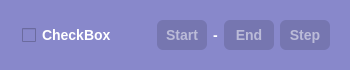
<?xml version="1.0" encoding="UTF-8"?>
<ui version="4.0">
 <class>RangeOptionWidget</class>
 <widget class="QWidget" name="RangeOptionWidget">
  <property name="geometry">
   <rect>
    <x>0</x>
    <y>0</y>
    <width>350</width>
    <height>66</height>
   </rect>
  </property>
  <property name="font">
   <font>
    <pointsize>-1</pointsize>
    <weight>75</weight>
    <bold>true</bold>
   </font>
  </property>
  <property name="windowTitle">
   <string>Form</string>
  </property>
  <property name="styleSheet">
   <string notr="true">QWidget{background-color: rgb(136, 136, 203);
color:White;
font-weight:bold;
font-size: 14px;}

QLineEdit {
	font-size: 14px;
	text-align: center;
}

QGroupBox{
	border: 1px transparent;
	border-radius: 10px;
}</string>
  </property>
  <layout class="QHBoxLayout" name="horizontalLayout">
   <item>
    <widget class="QGroupBox" name="MainGroupBox">
     <property name="sizePolicy">
      <sizepolicy hsizetype="Preferred" vsizetype="Fixed">
       <horstretch>0</horstretch>
       <verstretch>0</verstretch>
      </sizepolicy>
     </property>
     <property name="title">
      <string/>
     </property>
     <layout class="QHBoxLayout" name="horizontalLayout_2">
      <item>
       <widget class="QCheckBox" name="OptionName">
        <property name="sizePolicy">
         <sizepolicy hsizetype="Preferred" vsizetype="Preferred">
          <horstretch>0</horstretch>
          <verstretch>0</verstretch>
         </sizepolicy>
        </property>
        <property name="minimumSize">
         <size>
          <width>50</width>
          <height>30</height>
         </size>
        </property>
        <property name="maximumSize">
         <size>
          <width>270</width>
          <height>30</height>
         </size>
        </property>
        <property name="cursor">
         <cursorShape>PointingHandCursor</cursorShape>
        </property>
        <property name="styleSheet">
         <string notr="true">padding-left:2px</string>
        </property>
        <property name="text">
         <string>CheckBox</string>
        </property>
       </widget>
      </item>
      <item>
       <spacer name="horizontalSpacer">
        <property name="orientation">
         <enum>Qt::Horizontal</enum>
        </property>
        <property name="sizeHint" stdset="0">
         <size>
          <width>20</width>
          <height>20</height>
         </size>
        </property>
       </spacer>
      </item>
      <item>
       <widget class="QLineEdit" name="StartLineEdit">
        <property name="sizePolicy">
         <sizepolicy hsizetype="Fixed" vsizetype="Fixed">
          <horstretch>0</horstretch>
          <verstretch>0</verstretch>
         </sizepolicy>
        </property>
        <property name="minimumSize">
         <size>
          <width>50</width>
          <height>20</height>
         </size>
        </property>
        <property name="maximumSize">
         <size>
          <width>50</width>
          <height>30</height>
         </size>
        </property>
        <property name="styleSheet">
         <string notr="true">font-size: 14px;
padding: 5px;
border: 1px transparent;
border-radius: 6px;
background: rgb(118, 118, 176);
</string>
        </property>
        <property name="alignment">
         <set>Qt::AlignCenter</set>
        </property>
        <property name="placeholderText">
         <string>Start</string>
        </property>
       </widget>
      </item>
      <item>
       <widget class="QLabel" name="DashLabel">
        <property name="sizePolicy">
         <sizepolicy hsizetype="Fixed" vsizetype="Fixed">
          <horstretch>0</horstretch>
          <verstretch>0</verstretch>
         </sizepolicy>
        </property>
        <property name="text">
         <string>-</string>
        </property>
       </widget>
      </item>
      <item>
       <widget class="QLineEdit" name="EndLineEdit">
        <property name="sizePolicy">
         <sizepolicy hsizetype="Fixed" vsizetype="Fixed">
          <horstretch>0</horstretch>
          <verstretch>0</verstretch>
         </sizepolicy>
        </property>
        <property name="minimumSize">
         <size>
          <width>50</width>
          <height>30</height>
         </size>
        </property>
        <property name="maximumSize">
         <size>
          <width>50</width>
          <height>30</height>
         </size>
        </property>
        <property name="styleSheet">
         <string notr="true">font-size: 14px;
padding: 5px;
border: 1px transparent;
border-radius: 6px;
background: rgb(118, 118, 176);
</string>
        </property>
        <property name="alignment">
         <set>Qt::AlignCenter</set>
        </property>
        <property name="placeholderText">
         <string>End</string>
        </property>
       </widget>
      </item>
      <item>
       <widget class="QLineEdit" name="StepLineEdit">
        <property name="sizePolicy">
         <sizepolicy hsizetype="Fixed" vsizetype="Fixed">
          <horstretch>0</horstretch>
          <verstretch>0</verstretch>
         </sizepolicy>
        </property>
        <property name="minimumSize">
         <size>
          <width>50</width>
          <height>30</height>
         </size>
        </property>
        <property name="maximumSize">
         <size>
          <width>50</width>
          <height>30</height>
         </size>
        </property>
        <property name="styleSheet">
         <string notr="true">font-size: 14px;
padding: 5px;
border: 1px transparent;
border-radius: 6px;
background: rgb(118, 118, 176);
</string>
        </property>
        <property name="alignment">
         <set>Qt::AlignCenter</set>
        </property>
        <property name="placeholderText">
         <string>Step</string>
        </property>
       </widget>
      </item>
     </layout>
    </widget>
   </item>
  </layout>
 </widget>
 <resources/>
 <connections/>
</ui>
